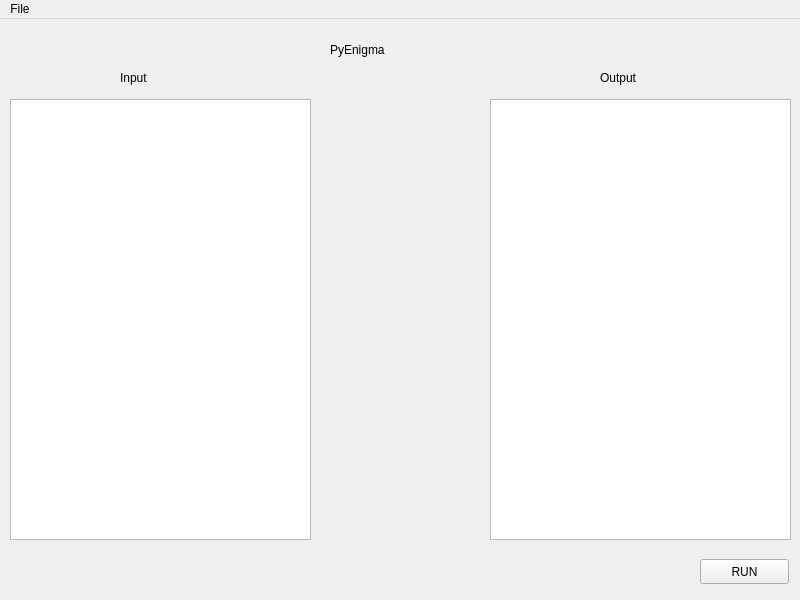
<?xml version="1.0" encoding="UTF-8"?>
<ui version="4.0">
 <class>MainWindow</class>
 <widget class="QMainWindow" name="MainWindow">
  <property name="geometry">
   <rect>
    <x>0</x>
    <y>0</y>
    <width>800</width>
    <height>600</height>
   </rect>
  </property>
  <property name="windowTitle">
   <string>PyEnigma</string>
  </property>
  <widget class="QWidget" name="centralwidget">
   <widget class="QLabel" name="pyenigma_label">
    <property name="geometry">
     <rect>
      <x>330</x>
      <y>10</y>
      <width>141</width>
      <height>41</height>
     </rect>
    </property>
    <property name="styleSheet">
     <string notr="true">font: 75  bold 22pt &quot;Ubuntu&quot;;</string>
    </property>
    <property name="text">
     <string>PyEnigma</string>
    </property>
   </widget>
   <widget class="QTextBrowser" name="output_text">
    <property name="geometry">
     <rect>
      <x>490</x>
      <y>80</y>
      <width>301</width>
      <height>441</height>
     </rect>
    </property>
   </widget>
   <widget class="QTextEdit" name="input_text">
    <property name="geometry">
     <rect>
      <x>10</x>
      <y>80</y>
      <width>301</width>
      <height>441</height>
     </rect>
    </property>
   </widget>
   <widget class="QPushButton" name="run_btn">
    <property name="geometry">
     <rect>
      <x>700</x>
      <y>540</y>
      <width>89</width>
      <height>25</height>
     </rect>
    </property>
    <property name="text">
     <string>RUN</string>
    </property>
   </widget>
   <widget class="QLabel" name="input_label">
    <property name="geometry">
     <rect>
      <x>120</x>
      <y>50</y>
      <width>67</width>
      <height>17</height>
     </rect>
    </property>
    <property name="styleSheet">
     <string notr="true">font: 75 bold 12pt &quot;Ubuntu&quot;;</string>
    </property>
    <property name="text">
     <string>Input</string>
    </property>
   </widget>
   <widget class="QLabel" name="output_label">
    <property name="geometry">
     <rect>
      <x>600</x>
      <y>50</y>
      <width>67</width>
      <height>17</height>
     </rect>
    </property>
    <property name="styleSheet">
     <string notr="true">font: 75 bold 12pt &quot;Ubuntu&quot;;</string>
    </property>
    <property name="text">
     <string>Output</string>
    </property>
   </widget>
  </widget>
  <widget class="QMenuBar" name="menubar">
   <property name="geometry">
    <rect>
     <x>0</x>
     <y>0</y>
     <width>800</width>
     <height>22</height>
    </rect>
   </property>
   <widget class="QMenu" name="menuFile">
    <property name="title">
     <string>File</string>
    </property>
    <addaction name="actionOpen"/>
   </widget>
   <addaction name="menuFile"/>
  </widget>
  <action name="actionOpen">
   <property name="text">
    <string>Open</string>
   </property>
  </action>
 </widget>
 <resources/>
 <connections/>
</ui>
